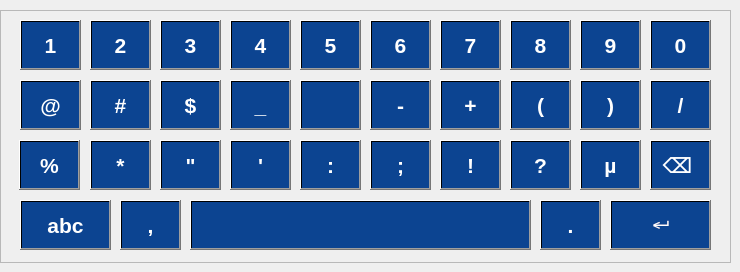
   <widget class="QWidget" name="page_15">
    <widget class="QFrame" name="frame_25">
     <property name="geometry">
      <rect>
       <x>0</x>
       <y>10</y>
       <width>731</width>
       <height>253</height>
      </rect>
     </property>
     <property name="frameShape">
      <enum>QFrame::StyledPanel</enum>
     </property>
     <property name="frameShadow">
      <enum>QFrame::Raised</enum>
     </property>
     <widget class="QPushButton" name="pushButton_105">
      <property name="geometry">
       <rect>
        <x>300</x>
        <y>130</y>
        <width>61</width>
        <height>50</height>
       </rect>
      </property>
      <property name="font">
       <font>
        <family>Liberation Sans</family>
        <pointsize>16</pointsize>
        <weight>75</weight>
        <bold>true</bold>
       </font>
      </property>
      <property name="styleSheet">
       <string notr="true">QPushButton
{
background: qlineargradient(x1:0, y1:0, x2:1, y2:0, stop: 0 rgb(12, 68, 145), stop: 0.5 rgb(12, 68, 145),  stop:1 rgb(12, 68, 145));
 color: white;}

QPushButton:pressed {
   background: qlineargradient(x1:0, y1:0, x2:1, y2:0, stop: 0 rgb(12, 68, 145), stop: 0.5 rgb(12, 68, 145),  stop:1 rgb(12, 68, 145));
 color: white;
}</string>
      </property>
      <property name="text">
       <string>:</string>
      </property>
     </widget>
     <widget class="QPushButton" name="pushButton_109">
      <property name="geometry">
       <rect>
        <x>440</x>
        <y>10</y>
        <width>61</width>
        <height>50</height>
       </rect>
      </property>
      <property name="font">
       <font>
        <family>Liberation Sans</family>
        <pointsize>16</pointsize>
        <weight>75</weight>
        <bold>true</bold>
       </font>
      </property>
      <property name="styleSheet">
       <string notr="true">QPushButton
{
background: qlineargradient(x1:0, y1:0, x2:1, y2:0, stop: 0 rgb(12, 68, 145), stop: 0.5 rgb(12, 68, 145),  stop:1 rgb(12, 68, 145));
 color: white;}

QPushButton:pressed {
   background: qlineargradient(x1:0, y1:0, x2:1, y2:0, stop: 0 rgb(12, 68, 145), stop: 0.5 rgb(12, 68, 145),  stop:1 rgb(12, 68, 145));
 color: white;
}</string>
      </property>
      <property name="text">
       <string>7</string>
      </property>
     </widget>
     <widget class="QPushButton" name="pushButton_93">
      <property name="geometry">
       <rect>
        <x>610</x>
        <y>190</y>
        <width>101</width>
        <height>50</height>
       </rect>
      </property>
      <property name="font">
       <font>
        <family>Liberation Sans</family>
        <pointsize>16</pointsize>
        <weight>75</weight>
        <bold>true</bold>
       </font>
      </property>
      <property name="styleSheet">
       <string notr="true">QPushButton
{
background: qlineargradient(x1:0, y1:0, x2:1, y2:0, stop: 0 rgb(12, 68, 145), stop: 0.5 rgb(12, 68, 145),  stop:1 rgb(12, 68, 145));
 color: white;}

QPushButton:pressed {
   background: qlineargradient(x1:0, y1:0, x2:1, y2:0, stop: 0 rgb(12, 68, 145), stop: 0.5 rgb(12, 68, 145),  stop:1 rgb(12, 68, 145));
 color: white;
}</string>
      </property>
      <property name="text">
       <string>↵</string>
      </property>
     </widget>
     <widget class="QPushButton" name="pushButton_94">
      <property name="geometry">
       <rect>
        <x>370</x>
        <y>70</y>
        <width>61</width>
        <height>50</height>
       </rect>
      </property>
      <property name="font">
       <font>
        <family>Liberation Sans</family>
        <pointsize>16</pointsize>
        <weight>75</weight>
        <bold>true</bold>
       </font>
      </property>
      <property name="styleSheet">
       <string notr="true">QPushButton
{
background: qlineargradient(x1:0, y1:0, x2:1, y2:0, stop: 0 rgb(12, 68, 145), stop: 0.5 rgb(12, 68, 145),  stop:1 rgb(12, 68, 145));
 color: white;}

QPushButton:pressed {
   background: qlineargradient(x1:0, y1:0, x2:1, y2:0, stop: 0 rgb(12, 68, 145), stop: 0.5 rgb(12, 68, 145),  stop:1 rgb(12, 68, 145));
 color: white;
}</string>
      </property>
      <property name="text">
       <string>-</string>
      </property>
     </widget>
     <widget class="QPushButton" name="pushButton_83">
      <property name="geometry">
       <rect>
        <x>510</x>
        <y>70</y>
        <width>61</width>
        <height>50</height>
       </rect>
      </property>
      <property name="font">
       <font>
        <family>Liberation Sans</family>
        <pointsize>16</pointsize>
        <weight>75</weight>
        <bold>true</bold>
       </font>
      </property>
      <property name="styleSheet">
       <string notr="true">QPushButton
{
background: qlineargradient(x1:0, y1:0, x2:1, y2:0, stop: 0 rgb(12, 68, 145), stop: 0.5 rgb(12, 68, 145),  stop:1 rgb(12, 68, 145));
 color: white;}

QPushButton:pressed {
   background: qlineargradient(x1:0, y1:0, x2:1, y2:0, stop: 0 rgb(12, 68, 145), stop: 0.5 rgb(12, 68, 145),  stop:1 rgb(12, 68, 145));
 color: white;
}</string>
      </property>
      <property name="text">
       <string>(</string>
      </property>
     </widget>
     <widget class="QPushButton" name="pushButton_100">
      <property name="geometry">
       <rect>
        <x>230</x>
        <y>70</y>
        <width>61</width>
        <height>50</height>
       </rect>
      </property>
      <property name="font">
       <font>
        <family>Liberation Sans</family>
        <pointsize>16</pointsize>
        <weight>75</weight>
        <bold>true</bold>
       </font>
      </property>
      <property name="styleSheet">
       <string notr="true">QPushButton
{
background: qlineargradient(x1:0, y1:0, x2:1, y2:0, stop: 0 rgb(12, 68, 145), stop: 0.5 rgb(12, 68, 145),  stop:1 rgb(12, 68, 145));
 color: white;}

QPushButton:pressed {
   background: qlineargradient(x1:0, y1:0, x2:1, y2:0, stop: 0 rgb(12, 68, 145), stop: 0.5 rgb(12, 68, 145),  stop:1 rgb(12, 68, 145));
 color: white;
}</string>
      </property>
      <property name="text">
       <string>_</string>
      </property>
     </widget>
     <widget class="QPushButton" name="pushButton_116">
      <property name="geometry">
       <rect>
        <x>650</x>
        <y>70</y>
        <width>61</width>
        <height>50</height>
       </rect>
      </property>
      <property name="font">
       <font>
        <family>Liberation Sans</family>
        <pointsize>16</pointsize>
        <weight>75</weight>
        <bold>true</bold>
       </font>
      </property>
      <property name="styleSheet">
       <string notr="true">QPushButton
{
background: qlineargradient(x1:0, y1:0, x2:1, y2:0, stop: 0 rgb(12, 68, 145), stop: 0.5 rgb(12, 68, 145),  stop:1 rgb(12, 68, 145));
 color: white;}

QPushButton:pressed {
   background: qlineargradient(x1:0, y1:0, x2:1, y2:0, stop: 0 rgb(12, 68, 145), stop: 0.5 rgb(12, 68, 145),  stop:1 rgb(12, 68, 145));
 color: white;
}</string>
      </property>
      <property name="text">
       <string>/</string>
      </property>
     </widget>
     <widget class="QPushButton" name="pushButton_103">
      <property name="geometry">
       <rect>
        <x>190</x>
        <y>190</y>
        <width>341</width>
        <height>50</height>
       </rect>
      </property>
      <property name="font">
       <font>
        <family>Liberation Sans</family>
        <pointsize>16</pointsize>
        <weight>75</weight>
        <bold>true</bold>
       </font>
      </property>
      <property name="styleSheet">
       <string notr="true">QPushButton
{
background: qlineargradient(x1:0, y1:0, x2:1, y2:0, stop: 0 rgb(12, 68, 145), stop: 0.5 rgb(12, 68, 145),  stop:1 rgb(12, 68, 145));
 color: white;}

QPushButton:pressed {
   background: qlineargradient(x1:0, y1:0, x2:1, y2:0, stop: 0 rgb(12, 68, 145), stop: 0.5 rgb(12, 68, 145),  stop:1 rgb(12, 68, 145));
 color: white;
}</string>
      </property>
      <property name="text">
       <string/>
      </property>
     </widget>
     <widget class="QPushButton" name="pushButton_112">
      <property name="geometry">
       <rect>
        <x>20</x>
        <y>70</y>
        <width>61</width>
        <height>50</height>
       </rect>
      </property>
      <property name="font">
       <font>
        <family>Liberation Sans</family>
        <pointsize>16</pointsize>
        <weight>75</weight>
        <bold>true</bold>
       </font>
      </property>
      <property name="styleSheet">
       <string notr="true">QPushButton
{
background: qlineargradient(x1:0, y1:0, x2:1, y2:0, stop: 0 rgb(12, 68, 145), stop: 0.5 rgb(12, 68, 145),  stop:1 rgb(12, 68, 145));
 color: white;}

QPushButton:pressed {
   background: qlineargradient(x1:0, y1:0, x2:1, y2:0, stop: 0 rgb(12, 68, 145), stop: 0.5 rgb(12, 68, 145),  stop:1 rgb(12, 68, 145));
 color: white;
}</string>
      </property>
      <property name="text">
       <string>@</string>
      </property>
     </widget>
     <widget class="QPushButton" name="pushButton_114">
      <property name="geometry">
       <rect>
        <x>20</x>
        <y>190</y>
        <width>91</width>
        <height>50</height>
       </rect>
      </property>
      <property name="font">
       <font>
        <family>Liberation Sans</family>
        <pointsize>16</pointsize>
        <weight>75</weight>
        <bold>true</bold>
       </font>
      </property>
      <property name="styleSheet">
       <string notr="true">QPushButton
{
background: qlineargradient(x1:0, y1:0, x2:1, y2:0, stop: 0 rgb(12, 68, 145), stop: 0.5 rgb(12, 68, 145),  stop:1 rgb(12, 68, 145));
 color: white;}

QPushButton:pressed {
   background: qlineargradient(x1:0, y1:0, x2:1, y2:0, stop: 0 rgb(12, 68, 145), stop: 0.5 rgb(12, 68, 145),  stop:1 rgb(12, 68, 145));
 color: white;
}</string>
      </property>
      <property name="text">
       <string>abc</string>
      </property>
     </widget>
     <widget class="QPushButton" name="pushButton_96">
      <property name="geometry">
       <rect>
        <x>580</x>
        <y>10</y>
        <width>61</width>
        <height>50</height>
       </rect>
      </property>
      <property name="font">
       <font>
        <family>Liberation Sans</family>
        <pointsize>16</pointsize>
        <weight>75</weight>
        <bold>true</bold>
       </font>
      </property>
      <property name="styleSheet">
       <string notr="true">QPushButton
{
background: qlineargradient(x1:0, y1:0, x2:1, y2:0, stop: 0 rgb(12, 68, 145), stop: 0.5 rgb(12, 68, 145),  stop:1 rgb(12, 68, 145));
 color: white;}

QPushButton:pressed {
   background: qlineargradient(x1:0, y1:0, x2:1, y2:0, stop: 0 rgb(12, 68, 145), stop: 0.5 rgb(12, 68, 145),  stop:1 rgb(12, 68, 145));
 color: white;
}</string>
      </property>
      <property name="text">
       <string>9</string>
      </property>
     </widget>
     <widget class="QPushButton" name="pushButton_102">
      <property name="geometry">
       <rect>
        <x>230</x>
        <y>130</y>
        <width>61</width>
        <height>50</height>
       </rect>
      </property>
      <property name="font">
       <font>
        <family>Liberation Sans</family>
        <pointsize>16</pointsize>
        <weight>75</weight>
        <bold>true</bold>
       </font>
      </property>
      <property name="styleSheet">
       <string notr="true">QPushButton
{
background: qlineargradient(x1:0, y1:0, x2:1, y2:0, stop: 0 rgb(12, 68, 145), stop: 0.5 rgb(12, 68, 145),  stop:1 rgb(12, 68, 145));
 color: white;}

QPushButton:pressed {
   background: qlineargradient(x1:0, y1:0, x2:1, y2:0, stop: 0 rgb(12, 68, 145), stop: 0.5 rgb(12, 68, 145),  stop:1 rgb(12, 68, 145));
 color: white;
}</string>
      </property>
      <property name="text">
       <string>'</string>
      </property>
     </widget>
     <widget class="QPushButton" name="pushButton_90">
      <property name="geometry">
       <rect>
        <x>370</x>
        <y>130</y>
        <width>61</width>
        <height>50</height>
       </rect>
      </property>
      <property name="font">
       <font>
        <family>Liberation Sans</family>
        <pointsize>16</pointsize>
        <weight>75</weight>
        <bold>true</bold>
       </font>
      </property>
      <property name="styleSheet">
       <string notr="true">QPushButton
{
background: qlineargradient(x1:0, y1:0, x2:1, y2:0, stop: 0 rgb(12, 68, 145), stop: 0.5 rgb(12, 68, 145),  stop:1 rgb(12, 68, 145));
 color: white;}

QPushButton:pressed {
   background: qlineargradient(x1:0, y1:0, x2:1, y2:0, stop: 0 rgb(12, 68, 145), stop: 0.5 rgb(12, 68, 145),  stop:1 rgb(12, 68, 145));
 color: white;
}</string>
      </property>
      <property name="text">
       <string>;</string>
      </property>
     </widget>
     <widget class="QPushButton" name="pushButton_115">
      <property name="geometry">
       <rect>
        <x>90</x>
        <y>130</y>
        <width>61</width>
        <height>50</height>
       </rect>
      </property>
      <property name="font">
       <font>
        <family>Liberation Sans</family>
        <pointsize>16</pointsize>
        <weight>75</weight>
        <bold>true</bold>
       </font>
      </property>
      <property name="styleSheet">
       <string notr="true">QPushButton
{
background: qlineargradient(x1:0, y1:0, x2:1, y2:0, stop: 0 rgb(12, 68, 145), stop: 0.5 rgb(12, 68, 145),  stop:1 rgb(12, 68, 145));
 color: white;}

QPushButton:pressed {
   background: qlineargradient(x1:0, y1:0, x2:1, y2:0, stop: 0 rgb(12, 68, 145), stop: 0.5 rgb(12, 68, 145),  stop:1 rgb(12, 68, 145));
 color: white;
}</string>
      </property>
      <property name="text">
       <string>*</string>
      </property>
     </widget>
     <widget class="QPushButton" name="pushButton_111">
      <property name="geometry">
       <rect>
        <x>650</x>
        <y>10</y>
        <width>61</width>
        <height>50</height>
       </rect>
      </property>
      <property name="font">
       <font>
        <family>Liberation Sans</family>
        <pointsize>16</pointsize>
        <weight>75</weight>
        <bold>true</bold>
       </font>
      </property>
      <property name="styleSheet">
       <string notr="true">QPushButton
{
background: qlineargradient(x1:0, y1:0, x2:1, y2:0, stop: 0 rgb(12, 68, 145), stop: 0.5 rgb(12, 68, 145),  stop:1 rgb(12, 68, 145));
 color: white;}

QPushButton:pressed {
   background: qlineargradient(x1:0, y1:0, x2:1, y2:0, stop: 0 rgb(12, 68, 145), stop: 0.5 rgb(12, 68, 145),  stop:1 rgb(12, 68, 145));
 color: white;
}</string>
      </property>
      <property name="text">
       <string>0</string>
      </property>
     </widget>
     <widget class="QPushButton" name="pushButton_101">
      <property name="geometry">
       <rect>
        <x>370</x>
        <y>10</y>
        <width>61</width>
        <height>50</height>
       </rect>
      </property>
      <property name="font">
       <font>
        <family>Liberation Sans</family>
        <pointsize>16</pointsize>
        <weight>75</weight>
        <bold>true</bold>
       </font>
      </property>
      <property name="styleSheet">
       <string notr="true">QPushButton
{
background: qlineargradient(x1:0, y1:0, x2:1, y2:0, stop: 0 rgb(12, 68, 145), stop: 0.5 rgb(12, 68, 145),  stop:1 rgb(12, 68, 145));
 color: white;}

QPushButton:pressed {
   background: qlineargradient(x1:0, y1:0, x2:1, y2:0, stop: 0 rgb(12, 68, 145), stop: 0.5 rgb(12, 68, 145),  stop:1 rgb(12, 68, 145));
 color: white;
}</string>
      </property>
      <property name="text">
       <string>6</string>
      </property>
     </widget>
     <widget class="QPushButton" name="pushButton_95">
      <property name="geometry">
       <rect>
        <x>160</x>
        <y>70</y>
        <width>61</width>
        <height>50</height>
       </rect>
      </property>
      <property name="font">
       <font>
        <family>Liberation Sans</family>
        <pointsize>16</pointsize>
        <weight>75</weight>
        <bold>true</bold>
       </font>
      </property>
      <property name="styleSheet">
       <string notr="true">QPushButton
{
background: qlineargradient(x1:0, y1:0, x2:1, y2:0, stop: 0 rgb(12, 68, 145), stop: 0.5 rgb(12, 68, 145),  stop:1 rgb(12, 68, 145));
 color: white;}

QPushButton:pressed {
   background: qlineargradient(x1:0, y1:0, x2:1, y2:0, stop: 0 rgb(12, 68, 145), stop: 0.5 rgb(12, 68, 145),  stop:1 rgb(12, 68, 145));
 color: white;
}</string>
      </property>
      <property name="text">
       <string>$</string>
      </property>
     </widget>
     <widget class="QPushButton" name="pushButton_104">
      <property name="geometry">
       <rect>
        <x>20</x>
        <y>10</y>
        <width>61</width>
        <height>50</height>
       </rect>
      </property>
      <property name="font">
       <font>
        <family>Liberation Sans</family>
        <pointsize>16</pointsize>
        <weight>75</weight>
        <bold>true</bold>
       </font>
      </property>
      <property name="styleSheet">
       <string notr="true">QPushButton
{
background: qlineargradient(x1:0, y1:0, x2:1, y2:0, stop: 0 rgb(12, 68, 145), stop: 0.5 rgb(12, 68, 145),  stop:1 rgb(12, 68, 145));
 color: white;}

QPushButton:pressed {
   background: qlineargradient(x1:0, y1:0, x2:1, y2:0, stop: 0 rgb(12, 68, 145), stop: 0.5 rgb(12, 68, 145),  stop:1 rgb(12, 68, 145));
 color: white;
}</string>
      </property>
      <property name="text">
       <string>1</string>
      </property>
     </widget>
     <widget class="QPushButton" name="pushButton_84">
      <property name="geometry">
       <rect>
        <x>540</x>
        <y>190</y>
        <width>61</width>
        <height>50</height>
       </rect>
      </property>
      <property name="font">
       <font>
        <family>Liberation Sans</family>
        <pointsize>16</pointsize>
        <weight>75</weight>
        <bold>true</bold>
       </font>
      </property>
      <property name="styleSheet">
       <string notr="true">QPushButton
{
background: qlineargradient(x1:0, y1:0, x2:1, y2:0, stop: 0 rgb(12, 68, 145), stop: 0.5 rgb(12, 68, 145),  stop:1 rgb(12, 68, 145));
 color: white;}

QPushButton:pressed {
   background: qlineargradient(x1:0, y1:0, x2:1, y2:0, stop: 0 rgb(12, 68, 145), stop: 0.5 rgb(12, 68, 145),  stop:1 rgb(12, 68, 145));
 color: white;
}</string>
      </property>
      <property name="text">
       <string>.</string>
      </property>
     </widget>
     <widget class="QPushButton" name="pushButton_106">
      <property name="geometry">
       <rect>
        <x>510</x>
        <y>10</y>
        <width>61</width>
        <height>50</height>
       </rect>
      </property>
      <property name="font">
       <font>
        <family>Liberation Sans</family>
        <pointsize>16</pointsize>
        <weight>75</weight>
        <bold>true</bold>
       </font>
      </property>
      <property name="styleSheet">
       <string notr="true">QPushButton
{
background: qlineargradient(x1:0, y1:0, x2:1, y2:0, stop: 0 rgb(12, 68, 145), stop: 0.5 rgb(12, 68, 145),  stop:1 rgb(12, 68, 145));
 color: white;}

QPushButton:pressed {
   background: qlineargradient(x1:0, y1:0, x2:1, y2:0, stop: 0 rgb(12, 68, 145), stop: 0.5 rgb(12, 68, 145),  stop:1 rgb(12, 68, 145));
 color: white;
}</string>
      </property>
      <property name="text">
       <string>8</string>
      </property>
     </widget>
     <widget class="QPushButton" name="pushButton_87">
      <property name="geometry">
       <rect>
        <x>580</x>
        <y>70</y>
        <width>61</width>
        <height>50</height>
       </rect>
      </property>
      <property name="font">
       <font>
        <family>Liberation Sans</family>
        <pointsize>16</pointsize>
        <weight>75</weight>
        <bold>true</bold>
       </font>
      </property>
      <property name="styleSheet">
       <string notr="true">QPushButton
{
background: qlineargradient(x1:0, y1:0, x2:1, y2:0, stop: 0 rgb(12, 68, 145), stop: 0.5 rgb(12, 68, 145),  stop:1 rgb(12, 68, 145));
 color: white;}

QPushButton:pressed {
   background: qlineargradient(x1:0, y1:0, x2:1, y2:0, stop: 0 rgb(12, 68, 145), stop: 0.5 rgb(12, 68, 145),  stop:1 rgb(12, 68, 145));
 color: white;
}</string>
      </property>
      <property name="text">
       <string>)</string>
      </property>
     </widget>
     <widget class="QPushButton" name="pushButton_91">
      <property name="geometry">
       <rect>
        <x>300</x>
        <y>10</y>
        <width>61</width>
        <height>50</height>
       </rect>
      </property>
      <property name="font">
       <font>
        <family>Liberation Sans</family>
        <pointsize>16</pointsize>
        <weight>75</weight>
        <bold>true</bold>
       </font>
      </property>
      <property name="styleSheet">
       <string notr="true">QPushButton
{
background: qlineargradient(x1:0, y1:0, x2:1, y2:0, stop: 0 rgb(12, 68, 145), stop: 0.5 rgb(12, 68, 145),  stop:1 rgb(12, 68, 145));
 color: white;}

QPushButton:pressed {
   background: qlineargradient(x1:0, y1:0, x2:1, y2:0, stop: 0 rgb(12, 68, 145), stop: 0.5 rgb(12, 68, 145),  stop:1 rgb(12, 68, 145));
 color: white;
}</string>
      </property>
      <property name="text">
       <string>5</string>
      </property>
     </widget>
     <widget class="QPushButton" name="pushButton_108">
      <property name="geometry">
       <rect>
        <x>160</x>
        <y>130</y>
        <width>61</width>
        <height>50</height>
       </rect>
      </property>
      <property name="font">
       <font>
        <family>Liberation Sans</family>
        <pointsize>16</pointsize>
        <weight>75</weight>
        <bold>true</bold>
       </font>
      </property>
      <property name="styleSheet">
       <string notr="true">QPushButton
{
background: qlineargradient(x1:0, y1:0, x2:1, y2:0, stop: 0 rgb(12, 68, 145), stop: 0.5 rgb(12, 68, 145),  stop:1 rgb(12, 68, 145));
 color: white;}

QPushButton:pressed {
   background: qlineargradient(x1:0, y1:0, x2:1, y2:0, stop: 0 rgb(12, 68, 145), stop: 0.5 rgb(12, 68, 145),  stop:1 rgb(12, 68, 145));
 color: white;
}</string>
      </property>
      <property name="text">
       <string>&quot;</string>
      </property>
     </widget>
     <widget class="QPushButton" name="pushButton_110">
      <property name="geometry">
       <rect>
        <x>19</x>
        <y>130</y>
        <width>61</width>
        <height>50</height>
       </rect>
      </property>
      <property name="font">
       <font>
        <family>Liberation Sans</family>
        <pointsize>16</pointsize>
        <weight>75</weight>
        <bold>true</bold>
       </font>
      </property>
      <property name="styleSheet">
       <string notr="true">QPushButton
{
background: qlineargradient(x1:0, y1:0, x2:1, y2:0, stop: 0 rgb(12, 68, 145), stop: 0.5 rgb(12, 68, 145),  stop:1 rgb(12, 68, 145));
 color: white;}

QPushButton:pressed {
   background: qlineargradient(x1:0, y1:0, x2:1, y2:0, stop: 0 rgb(12, 68, 145), stop: 0.5 rgb(12, 68, 145),  stop:1 rgb(12, 68, 145));
 color: white;
}</string>
      </property>
      <property name="text">
       <string>%</string>
      </property>
     </widget>
     <widget class="QPushButton" name="pushButton_97">
      <property name="geometry">
       <rect>
        <x>90</x>
        <y>70</y>
        <width>61</width>
        <height>50</height>
       </rect>
      </property>
      <property name="font">
       <font>
        <family>Liberation Sans</family>
        <pointsize>16</pointsize>
        <weight>75</weight>
        <bold>true</bold>
       </font>
      </property>
      <property name="styleSheet">
       <string notr="true">QPushButton
{
background: qlineargradient(x1:0, y1:0, x2:1, y2:0, stop: 0 rgb(12, 68, 145), stop: 0.5 rgb(12, 68, 145),  stop:1 rgb(12, 68, 145));
 color: white;}

QPushButton:pressed {
   background: qlineargradient(x1:0, y1:0, x2:1, y2:0, stop: 0 rgb(12, 68, 145), stop: 0.5 rgb(12, 68, 145),  stop:1 rgb(12, 68, 145));
 color: white;
}</string>
      </property>
      <property name="text">
       <string>#</string>
      </property>
     </widget>
     <widget class="QPushButton" name="pushButton_85">
      <property name="geometry">
       <rect>
        <x>300</x>
        <y>70</y>
        <width>61</width>
        <height>50</height>
       </rect>
      </property>
      <property name="font">
       <font>
        <family>Liberation Sans</family>
        <pointsize>16</pointsize>
        <weight>75</weight>
        <bold>true</bold>
       </font>
      </property>
      <property name="styleSheet">
       <string notr="true">QPushButton
{
background: qlineargradient(x1:0, y1:0, x2:1, y2:0, stop: 0 rgb(12, 68, 145), stop: 0.5 rgb(12, 68, 145),  stop:1 rgb(12, 68, 145));
 color: white;}

QPushButton:pressed {
   background: qlineargradient(x1:0, y1:0, x2:1, y2:0, stop: 0 rgb(12, 68, 145), stop: 0.5 rgb(12, 68, 145),  stop:1 rgb(12, 68, 145));
 color: white;
}</string>
      </property>
      <property name="text">
       <string/>
      </property>
      <property name="icon">
       <iconset>
        <normaloff>:/img/amp.png</normaloff>:/img/amp.png</iconset>
      </property>
      <property name="iconSize">
       <size>
        <width>35</width>
        <height>35</height>
       </size>
      </property>
     </widget>
     <widget class="QPushButton" name="pushButton_92">
      <property name="geometry">
       <rect>
        <x>440</x>
        <y>70</y>
        <width>61</width>
        <height>50</height>
       </rect>
      </property>
      <property name="font">
       <font>
        <family>Liberation Sans</family>
        <pointsize>16</pointsize>
        <weight>75</weight>
        <bold>true</bold>
       </font>
      </property>
      <property name="styleSheet">
       <string notr="true">QPushButton
{
background: qlineargradient(x1:0, y1:0, x2:1, y2:0, stop: 0 rgb(12, 68, 145), stop: 0.5 rgb(12, 68, 145),  stop:1 rgb(12, 68, 145));
 color: white;}

QPushButton:pressed {
   background: qlineargradient(x1:0, y1:0, x2:1, y2:0, stop: 0 rgb(12, 68, 145), stop: 0.5 rgb(12, 68, 145),  stop:1 rgb(12, 68, 145));
 color: white;
}</string>
      </property>
      <property name="text">
       <string>+</string>
      </property>
     </widget>
     <widget class="QPushButton" name="pushButton_98">
      <property name="geometry">
       <rect>
        <x>440</x>
        <y>130</y>
        <width>61</width>
        <height>50</height>
       </rect>
      </property>
      <property name="font">
       <font>
        <family>Liberation Sans</family>
        <pointsize>16</pointsize>
        <weight>75</weight>
        <bold>true</bold>
       </font>
      </property>
      <property name="styleSheet">
       <string notr="true">QPushButton
{
background: qlineargradient(x1:0, y1:0, x2:1, y2:0, stop: 0 rgb(12, 68, 145), stop: 0.5 rgb(12, 68, 145),  stop:1 rgb(12, 68, 145));
 color: white;}

QPushButton:pressed {
   background: qlineargradient(x1:0, y1:0, x2:1, y2:0, stop: 0 rgb(12, 68, 145), stop: 0.5 rgb(12, 68, 145),  stop:1 rgb(12, 68, 145));
 color: white;
}</string>
      </property>
      <property name="text">
       <string>!</string>
      </property>
     </widget>
     <widget class="QPushButton" name="pushButton_244">
      <property name="geometry">
       <rect>
        <x>580</x>
        <y>130</y>
        <width>61</width>
        <height>50</height>
       </rect>
      </property>
      <property name="font">
       <font>
        <family>Liberation Sans</family>
        <pointsize>16</pointsize>
        <weight>75</weight>
        <bold>true</bold>
       </font>
      </property>
      <property name="styleSheet">
       <string notr="true">QPushButton
{
background: qlineargradient(x1:0, y1:0, x2:1, y2:0, stop: 0 rgb(12, 68, 145), stop: 0.5 rgb(12, 68, 145),  stop:1 rgb(12, 68, 145));
 color: white;}

QPushButton:pressed {
   background: qlineargradient(x1:0, y1:0, x2:1, y2:0, stop: 0 rgb(12, 68, 145), stop: 0.5 rgb(12, 68, 145),  stop:1 rgb(12, 68, 145));
 color: white;
}</string>
      </property>
      <property name="text">
       <string>µ</string>
      </property>
     </widget>
     <widget class="QPushButton" name="pushButton_89">
      <property name="geometry">
       <rect>
        <x>650</x>
        <y>130</y>
        <width>61</width>
        <height>50</height>
       </rect>
      </property>
      <property name="font">
       <font>
        <family>Liberation Sans</family>
        <pointsize>16</pointsize>
        <weight>75</weight>
        <bold>true</bold>
       </font>
      </property>
      <property name="styleSheet">
       <string notr="true">QPushButton
{
background: qlineargradient(x1:0, y1:0, x2:1, y2:0, stop: 0 rgb(12, 68, 145), stop: 0.5 rgb(12, 68, 145),  stop:1 rgb(12, 68, 145));
 color: white;}

QPushButton:pressed {
   background: qlineargradient(x1:0, y1:0, x2:1, y2:0, stop: 0 rgb(12, 68, 145), stop: 0.5 rgb(12, 68, 145),  stop:1 rgb(12, 68, 145));
 color: white;
}</string>
      </property>
      <property name="text">
       <string>⌫ </string>
      </property>
     </widget>
     <widget class="QPushButton" name="pushButton_88">
      <property name="geometry">
       <rect>
        <x>510</x>
        <y>130</y>
        <width>61</width>
        <height>50</height>
       </rect>
      </property>
      <property name="font">
       <font>
        <family>Liberation Sans</family>
        <pointsize>16</pointsize>
        <weight>75</weight>
        <bold>true</bold>
       </font>
      </property>
      <property name="styleSheet">
       <string notr="true">QPushButton
{
background: qlineargradient(x1:0, y1:0, x2:1, y2:0, stop: 0 rgb(12, 68, 145), stop: 0.5 rgb(12, 68, 145),  stop:1 rgb(12, 68, 145));
 color: white;}

QPushButton:pressed {
   background: qlineargradient(x1:0, y1:0, x2:1, y2:0, stop: 0 rgb(12, 68, 145), stop: 0.5 rgb(12, 68, 145),  stop:1 rgb(12, 68, 145));
 color: white;
}</string>
      </property>
      <property name="text">
       <string>?</string>
      </property>
     </widget>
     <widget class="QPushButton" name="pushButton_86">
      <property name="geometry">
       <rect>
        <x>230</x>
        <y>10</y>
        <width>61</width>
        <height>50</height>
       </rect>
      </property>
      <property name="font">
       <font>
        <family>Liberation Sans</family>
        <pointsize>16</pointsize>
        <weight>75</weight>
        <bold>true</bold>
       </font>
      </property>
      <property name="styleSheet">
       <string notr="true">QPushButton
{
background: qlineargradient(x1:0, y1:0, x2:1, y2:0, stop: 0 rgb(12, 68, 145), stop: 0.5 rgb(12, 68, 145),  stop:1 rgb(12, 68, 145));
 color: white;}

QPushButton:pressed {
   background: qlineargradient(x1:0, y1:0, x2:1, y2:0, stop: 0 rgb(12, 68, 145), stop: 0.5 rgb(12, 68, 145),  stop:1 rgb(12, 68, 145));
 color: white;
}</string>
      </property>
      <property name="text">
       <string>4</string>
      </property>
     </widget>
     <widget class="QPushButton" name="pushButton_113">
      <property name="geometry">
       <rect>
        <x>120</x>
        <y>190</y>
        <width>61</width>
        <height>50</height>
       </rect>
      </property>
      <property name="font">
       <font>
        <family>Liberation Sans</family>
        <pointsize>16</pointsize>
        <weight>75</weight>
        <bold>true</bold>
       </font>
      </property>
      <property name="styleSheet">
       <string notr="true">QPushButton
{
background: qlineargradient(x1:0, y1:0, x2:1, y2:0, stop: 0 rgb(12, 68, 145), stop: 0.5 rgb(12, 68, 145),  stop:1 rgb(12, 68, 145));
 color: white;}

QPushButton:pressed {
   background: qlineargradient(x1:0, y1:0, x2:1, y2:0, stop: 0 rgb(12, 68, 145), stop: 0.5 rgb(12, 68, 145),  stop:1 rgb(12, 68, 145));
 color: white;
}</string>
      </property>
      <property name="text">
       <string>,</string>
      </property>
     </widget>
     <widget class="QPushButton" name="pushButton_107">
      <property name="geometry">
       <rect>
        <x>160</x>
        <y>10</y>
        <width>61</width>
        <height>50</height>
       </rect>
      </property>
      <property name="font">
       <font>
        <family>Liberation Sans</family>
        <pointsize>16</pointsize>
        <weight>75</weight>
        <bold>true</bold>
       </font>
      </property>
      <property name="styleSheet">
       <string notr="true">QPushButton
{
background: qlineargradient(x1:0, y1:0, x2:1, y2:0, stop: 0 rgb(12, 68, 145), stop: 0.5 rgb(12, 68, 145),  stop:1 rgb(12, 68, 145));
 color: white;}

QPushButton:pressed {
   background: qlineargradient(x1:0, y1:0, x2:1, y2:0, stop: 0 rgb(12, 68, 145), stop: 0.5 rgb(12, 68, 145),  stop:1 rgb(12, 68, 145));
 color: white;
}</string>
      </property>
      <property name="text">
       <string>3</string>
      </property>
     </widget>
     <widget class="QPushButton" name="pushButton_99">
      <property name="geometry">
       <rect>
        <x>90</x>
        <y>10</y>
        <width>61</width>
        <height>50</height>
       </rect>
      </property>
      <property name="font">
       <font>
        <family>Liberation Sans</family>
        <pointsize>16</pointsize>
        <weight>75</weight>
        <bold>true</bold>
       </font>
      </property>
      <property name="styleSheet">
       <string notr="true">QPushButton
{
background: qlineargradient(x1:0, y1:0, x2:1, y2:0, stop: 0 rgb(12, 68, 145), stop: 0.5 rgb(12, 68, 145),  stop:1 rgb(12, 68, 145));
 color: white;}

QPushButton:pressed {
   background: qlineargradient(x1:0, y1:0, x2:1, y2:0, stop: 0 rgb(12, 68, 145), stop: 0.5 rgb(12, 68, 145),  stop:1 rgb(12, 68, 145));
 color: white;
}</string>
      </property>
      <property name="text">
       <string>2</string>
      </property>
     </widget>
    </widget>
   </widget>
